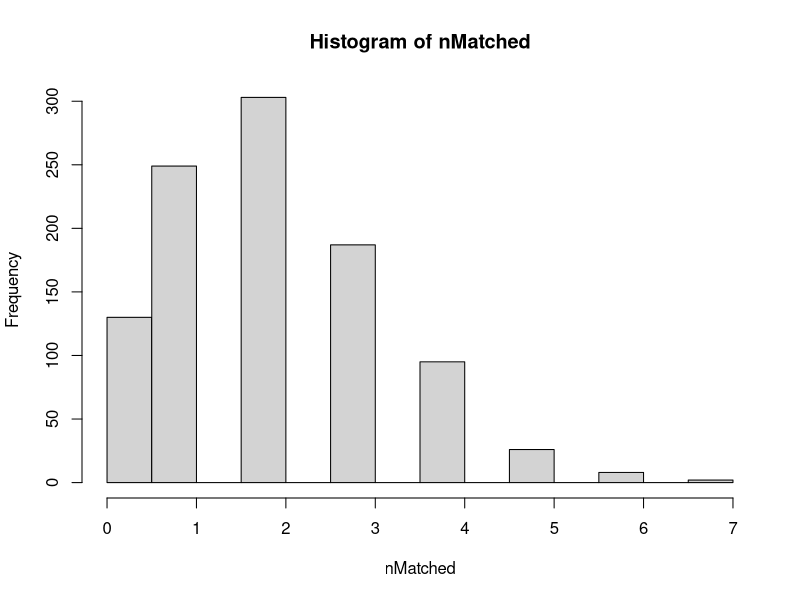

Here is the R script that generated this plot:
## Explore hort farm pond GHG dataset from Robert Johnson & Grace Wilkinson 
## and begin prototyping new analyses

rm(list=ls())

# setwd(dirname(rstudioapi::getActiveDocumentContext()$path))

# data
dat.raw <- read.csv("Data/ghg-model-dataset_2024-07-26.csv")

# absolute value of ecosystem respiration values (lower values of R denote higher rates of respiration)
dat.raw <- dat.raw |> dplyr::mutate(R = abs(R))


## basic exploration of data contents
str(dat.raw)
unique(dat.raw$pond_id)
unique(dat.raw$doy)
unique(dat.raw$treatment)

## add food web treatment
dat.raw$foodweb <- NA
dat.raw$foodweb[dat.raw$pond_id %in% c("B","F")] <- "low"
dat.raw$foodweb[dat.raw$pond_id %in% c("A","D")] <- "int"
dat.raw$foodweb[dat.raw$pond_id %in% c("C","E")] <- "hi"

dat.raw = dat.raw |> dplyr::mutate(treatment = dplyr::case_when(treatment=="reference" ~ "ref",
                                                                treatment=="pulsed" ~ "puls"))

# define some time periods of interest
wwidth <- 5 #days: width of windows, e.g. following nutrient pulses
pulse1 <- 177: (177 + wwidth - 1)#doy
pulse2 <- 212: (212 + wwidth - 1)
derecho <- 224: (224 + wwidth - 1)
heatwave <- 185:190


varlist <- colnames(dat.raw)
# varlist <- varlist[!varlist %in% c("pond_id","treatment","date","doy","period","week","flag","foodweb",
#                                    "sonde_strat","sonde_strat","sonde_zmix","salinity", "bottom_salinity",
#                                    "wind_speed","wind_U10","ph","bottom_ph","nox","phyco","bottom_phyco")]

varlist <- varlist[varlist %in% c("ch4_flux","n2o_flux","co2_flux",
                                  "GPP","R","NEP",
                                  "do_sat","bottom_do_sat",
                                  "tn","tp",
                                  "temp","sonde_zmix")]


# cols <- c("green","yellow","red")
# cols <- c("red","yellow","green")  # make green the highest (rank 3)
cols <- c("#B9E5E8","#7AB2D3","#4A628A")  # blue ramp, light blue is lowest (rank 1) and dark blue is highest (rank 3)


pdf("foodweb_consistency.pdf", onefile=TRUE)

par(mfrow=c(4,2), mar=c(2.5,2.5,2.5,0.5))

for(var in varlist){
  
  tmp <- dat.raw
  tmp$treatment = factor(tmp$treatment, levels=c("ref", "puls"))
  tmp$foodweb = factor(tmp$foodweb, levels=c("low","int","hi"))
  colnames(tmp)[colnames(tmp)==var] <- "var"
  boxplot(var ~ treatment + foodweb, data=tmp)
  mtext(paste0(var), line=1.1, cex=2/3)

  pondmean.ref <- aggregate(dat.raw[dat.raw$treatment=="ref", var], 
                            by=list(dat.raw[dat.raw$treatment=="ref", "foodweb"]), FUN="mean", na.rm=TRUE)
  pondmean.pulse <- aggregate(dat.raw[dat.raw$treatment=="puls", var], 
                            by=list(dat.raw[dat.raw$treatment=="puls", "foodweb"]), FUN="mean", na.rm=TRUE)
  
  plotmat <- cbind(rank(pondmean.ref$x), rank(pondmean.pulse$x))[c(3,2,1),]  # need to update this order [c(3,2,1)] if names (and alphabetical order) of fw levels change
  image(x=1:3, y=1:2, z=plotmat, col=cols, xaxt="n", yaxt="n", xlab="", ylab="")
  axis(1, at=1:3, labels=c("low","intermediate","high"))
  axis(2, at=1:2, labels=c("ref","pulse"))
  mtext(paste0("Spearman correlation = ", cor(pondmean.ref$x, pondmean.pulse$x, method="spearman", 
                                              use="pairwise.complete.obs")), line=0.1, cex=2/3)
  mtext(paste0(var), line=1.1, cex=2/3)

  
}

dev.off()



nreps <- 1000
nvars <- length(varlist)


nMatched <- rep(NA, nreps)

for(ii in 1:nreps){
  
  tmpCount <- 0
  
  for(jj in 1:nvars){
    xx <- sample(1:3, 3)
    yy <- sample(1:3, 3)
    
    if(all(xx==yy)){tmpCount <- tmpCount + 1}
    
  }
  nMatched[ii] <- tmpCount
  
}

hist(nMatched)

quantile(nMatched, 0.95)
